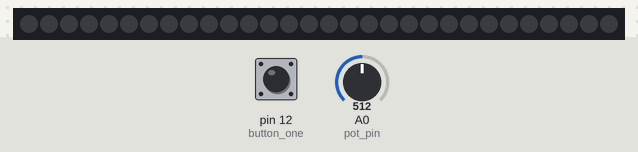
This sketch was run on a simulated Arduino Uno, built for the host (arithmetic inside an expression is 32-bit, double 64-bit). On the bench: 30 RGB LEDs in strip order, left to right. Inputs (shaded band) come from the test bench; at power-on: A0 (pot_pin) = 512, pin 12 (button_one) HIGH. Random numbers use the default seed unless the sketch sets one.

Above: at 1.2 s.
1.3 s: A0 (pot_pin) set to 900
4.3 s: pin 12 (button_one) pulled LOW for 0.15 s
At 5.6 s:
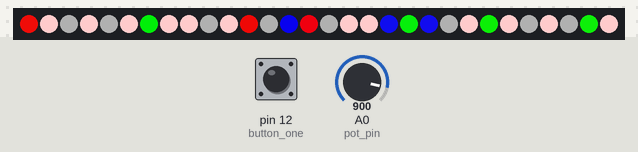
7.4 s: A0 (pot_pin) set to 746
At 10.3 s:
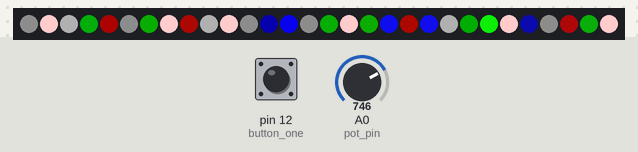
10.4 s: A0 (pot_pin) set to 720
11.9 s: pin 12 (button_one) pulled LOW for 1 s
At 13.2 s:
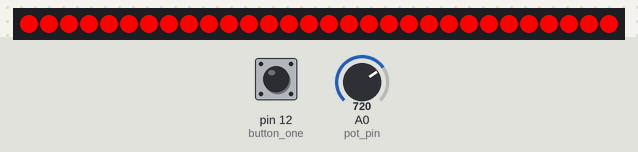
15.9 s: A0 (pot_pin) set to 1023
At 20.8 s:
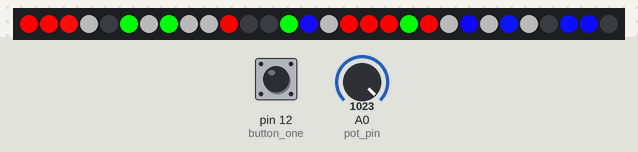
Timing chart, 0 to 22.3 s (numbered marks = the images above; inputs shaded):
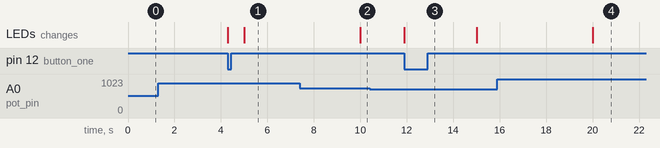

Measured:
- after the input at 1.3 s, every drawn part: stays the same
- after the input at 10.4 s, every drawn part: stays the same

The sketch:

lightbox.ino
```cpp
#include <Adafruit_NeoPixel.h>

#define PIN 6

const int pot_pin = A0;
int pot_value = 0;

const int button_one = 12;
int buttonOneState = 0;
//const int button_two = 7;
//int buttonTwoState = 0;

double t = 0;

// Parameter 1 = number of pixels in strip
// Parameter 2 = pin number (most are valid)
// Parameter 3 = pixel type flags, add together as needed:
//   NEO_KHZ800  800 KHz bitstream (most NeoPixel products w/WS2812 LEDs)
//   NEO_KHZ400  400 KHz (classic 'v1' (not v2) FLORA pixels, WS2811 drivers)
//   NEO_GRB     Pixels are wired for GRB bitstream (most NeoPixel products)
//   NEO_RGB     Pixels are wired for RGB bitstream (v1 FLORA pixels, not v2)
Adafruit_NeoPixel strip = Adafruit_NeoPixel(30, PIN, NEO_GRB + NEO_KHZ800);


void setup() {
  Serial.begin(9600);

  pinMode(button_one, INPUT);
  pinMode(pot_pin, INPUT);

//  strip.setBrightness(10);
  strip.begin();
  strip.show();
}

int previousPercentages[20] = {0, 0, 0, 0, 0, 0, 0, 0, 0, 0, 0, 0, 0, 0, 0, 0, 0, 0, 0, 0};
float percentage = 0.0;

void loop() {

  // put your main code here, to run repeatedly:
  int
  pot_value = analogRead(pot_pin);
  int potential_percentage = int(map(pot_value, 680, 950, 1, 100));
  if (potential_percentage < 10) {
    potential_percentage = 10;
  }else if (potential_percentage > 100) {
    potential_percentage = 100;
  }
  int remainder = potential_percentage%20;
  potential_percentage = potential_percentage - remainder;

  bool p_changed = true;

  for(int i = 0; i <= (sizeof(previousPercentages)/sizeof(int)); i++){
    if(previousPercentages[i] != potential_percentage){
      p_changed = false;
    }
  }
  if(p_changed){
    percentage = float(potential_percentage) * 0.01;
  }

  for(int i = 0; i <= (sizeof(previousPercentages)/sizeof(int)); i++){
    if(i == (sizeof(previousPercentages)/sizeof(int))){
       previousPercentages[i] = potential_percentage;
    }else{
       previousPercentages[i] = previousPercentages[i+1];
    }
  }
//

  buttonOneState = digitalRead(button_one);

  if (buttonOneState == 0) {
    for (int i = 0; i <= strip.numPixels(); i++) {
      strip.setPixelColor(i, 255, percentage * 255, percentage * 255);
    }
    strip.show();
  } else if (buttonOneState == 1) {
    if (millis() - t > 5000) {
      for (int i = 0; i <= strip.numPixels(); i++) {
        int r = random(0, 100);
        //      Serial.println(r);
        float rr = r * 0.01;
        if (rr < 0.1) {
          strip.setPixelColor(i, percentage * 255.0, percentage * float(random(0, 20)), percentage * float(random(0, 20)));
        } else if (rr < 0.2) {
          strip.setPixelColor(i, percentage * float(random(0, 20)), percentage * random(0, 20), percentage * 255.0);
        } else if (rr < 0.3) {
          strip.setPixelColor(i, percentage * float(random(0, 20)), percentage * 255.0, percentage * float(random(0, 20)));
        } else if (rr < 0.5) {
          strip.setPixelColor(i, percentage * 70.0, percentage * 70.0, percentage * 70.0);
        }
      }
      t = millis();
      strip.show();
    }
  }


}
```
